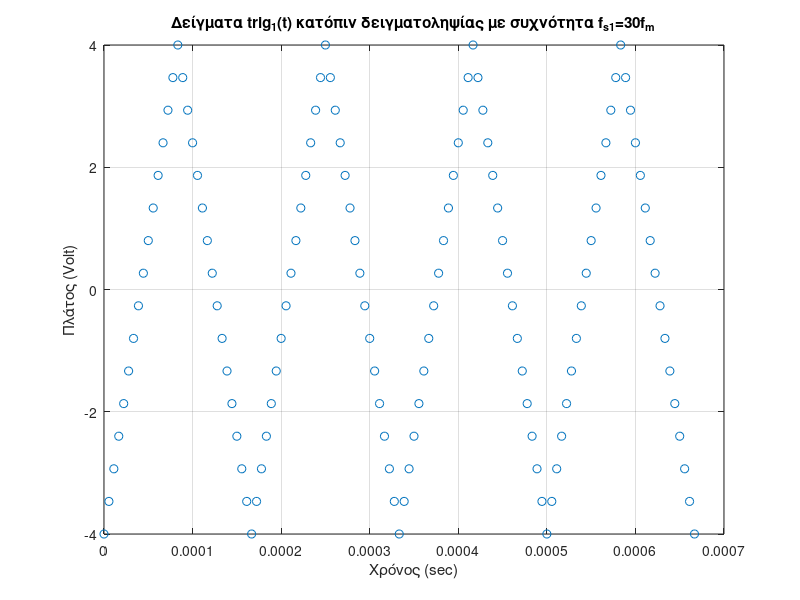
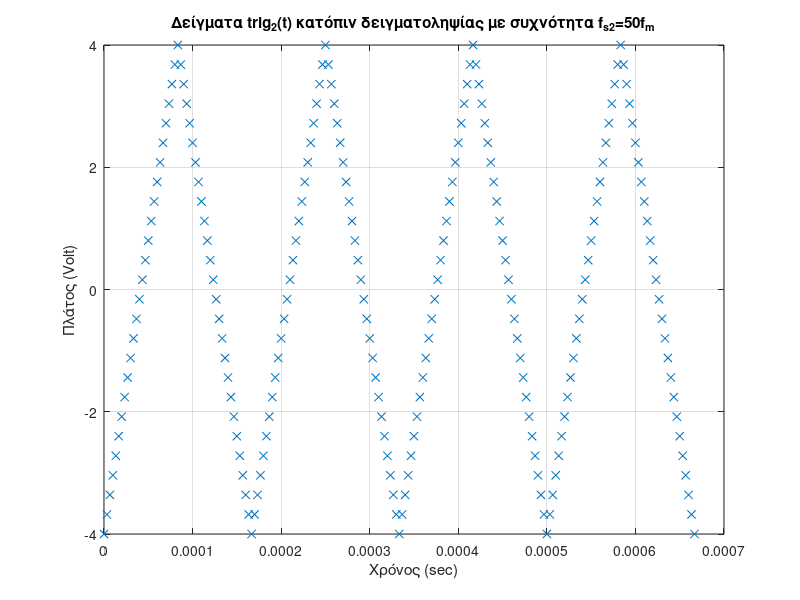
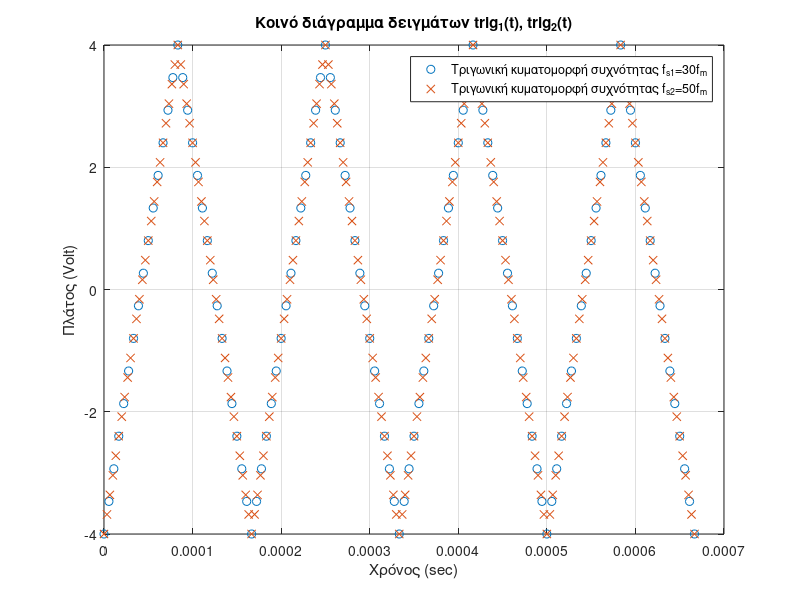
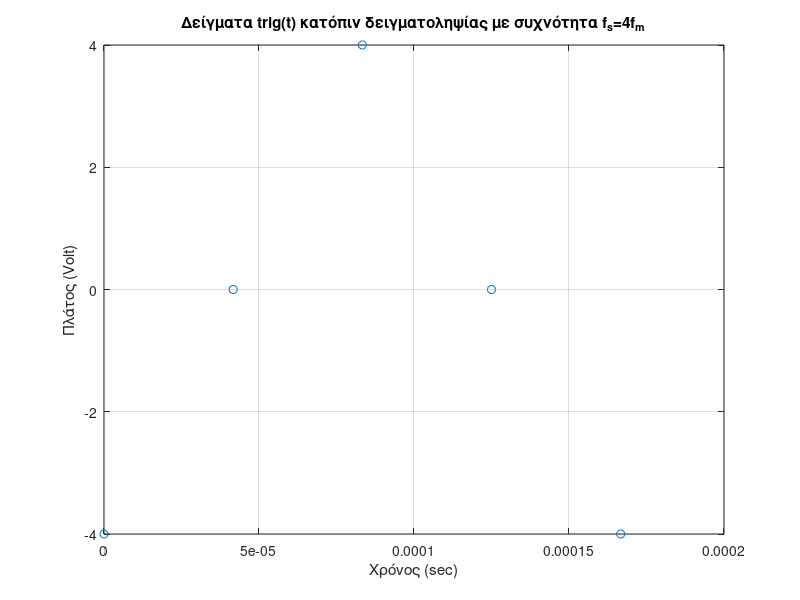

These figures' MATLAB source, in order:
AM = 319051;


%1ο ερώτημα
%α
A = 4;  %   πλάτος τριγωνικού παλμού
N = 4;  %   επιθυμητό πλήθος περιόδων
fm = mod(AM,1000);
while fm > 9
    fm = mod(fm,10) + fix(fm/10);
end
fm = fm * 1000;  %   συχνότητα όπως προκύπτει από τον ΑΜ
fs1 = 30*fm;    %   πρώτη συχνότητα δειγματοληψίας
fs2 = 50*fm;    %   δεύτερη συχνότητα δειγματοληψίας
t1 = 0:1/fs1:N/fm;  %   πρώτος χρονικός άξονας
t2 = 0:1/fs2:N/fm;  %   δεύτερος χρονικός άξονας
trig1 = A*sawtooth(2*pi*fm*t1,1/2); %   δειγματοληψία συχνότητας fs1 από τριγωνική κυματομορφή συχνότητας fs, πλάτους Α
trig2 = A*sawtooth(2*pi*fm*t2,1/2); %   δειγματοληψία συχνότητας fs2 από τριγωνική κυματομορφή συχνότητας fs, πλάτους Α

plot(t1,trig1,'o')  %   γράφημα δειγμάτων πρώτης δειγματοληψίας
grid on;
title('Δείγματα trig_1(t) κατόπιν δειγματοληψίας με συχνότητα f_{s1}=30f_m');
ylabel('Πλάτος (Volt)');
xlabel('Χρόνος (sec)');

figure;
plot(t2,trig2,'x')  %   γράφημα δειγμάτων δεύτερης δειγματοληψίας
grid on;
title('Δείγματα trig_2(t) κατόπιν δειγματοληψίας με συχνότητα f_{s2}=50f_m');
ylabel('Πλάτος (Volt)');
xlabel('Χρόνος (sec)');

figure;
plot(t1,trig1,'o',t2,trig2,'x')
grid on;
title('Κοινό διάγραμμα δειγμάτων trig_1(t), trig_2(t)'); %  κοινό γράφημα δειγμάτων αμφοτέρων των δειγματοληψιών
legend('Τριγωνική κυματομορφή συχνότητας f_{s1}=30f_m', 'Τριγωνική κυματομορφή συχνότητας f_{s2}=50f_m')
ylabel('Πλάτος (Volt)');
xlabel('Χρόνος (sec)');
%τέλος α

%β
fs = 4*fm;
t = 0:1/fs:1/fm;
trig = A*sawtooth(2*pi*fm*t,1/2);
figure;
plot(t,trig,'o');
grid on;
title('Δείγματα trig(t) κατόπιν δειγματοληψίας με συχνότητα f_s=4f_m');
ylabel('Πλάτος (Volt)');
xlabel('Χρόνος (sec)');
% τέλος β

%γ
%i
Az = 1; %   πλάτος κυματομορφής
z1 = Az*sin(2*pi*fm*t1);    %   δείγματα κατόπιν δειγματοληψίας συχνότητας fs1
z2 = Az*sin(2*pi*fm*t2);    %   δείγματα κατόπιν δειγματοληψίας συχνότητας fs2

figure;
plot(t1,z1,'o')  %  γράφημα δειγμάτων πρώτης δειγματοληψίας
grid on;
title('Δείγματα z_1(t) κατόπιν δειγματοληψίας με συχνότητα f_{s1}=30f_m');
ylabel('Πλάτος (Volt)');
xlabel('Χρόνος (sec)');

figure;
plot(t2,z2,'x')  %  γράφημα δειγμάτων δεύτερης δειγματοληψίας
grid on;
title('Δείγματα z_2(t) κατόπιν δειγματοληψίας με συχνότητα f_{s2}=50f_m');
ylabel('Πλάτος (Volt)');
xlabel('Χρόνος (sec)');

figure;
plot(t1,z1,'o',t2,z2,'x')
grid on;
title('Κοινό διάγραμμα δειγμάτων z_1(t), z_2(t)'); %    κοινό γράφημα δειγμάτων αμφοτέρων των δειγματοληψιών
legend('Ημίτονο συχνότητας f_{s1}=30f_m', 'Ημίτονο συχνότητας f_{s2}=50f_m')
ylabel('Πλάτος (Volt)');
xlabel('Χρόνος (sec)');

z = Az*sin(2*pi*fm*t);
figure;
plot(t,z,'o');
grid on;
title('Δείγματα κατόπιν z(t) δειγματοληψίας με συχνότητα f_s=4f_m');
ylabel('Πλάτος (Volt)');
xlabel('Χρόνος (sec)');

%ii
L = 10^3;
tq1 = 0:1/fs1:1/fm; %   εύρος μίας περιόδου αντί τεσσάρων με δείγματα ανά fs1
tq2 = 0:1/fs2:1/fm; %   εύρος μίας περιόδου αντί τεσσάρων με δείγματα ανά fs2
zq1 = Az*sin(2*pi*fm*tq1);  %   δείγματα της Ζ (με συχνότητα fs1) στο κατάλληλο χρονικό εύρος
zq2 = Az*sin(2*pi*fm*tq2);  %   δείγματα της Ζ (με συχνότητα fs2) στο κατάλληλο χρονικό εύρος
q1 = zq1 + Az*sin(2*pi*(fm+L)*tq1);
q2 = zq2 + Az*sin(2*pi*(fm+L)*tq2);

figure;
plot(tq1,q1,'o')  % γράφημα δειγμάτων πρώτης δειγματοληψίας
grid on;
title('Δείγματα q_1(t) κατόπιν δειγματοληψίας με συχνότητα f_{s1}=30f_m');
ylabel('Πλάτος (Volt)');
xlabel('Χρόνος (sec)');

figure;
plot(tq2,q2,'x')  % γράφημα δειγμάτων δεύτερης δειγματοληψίας
grid on;
title('Δείγματα q_2(t) κατόπιν δειγματοληψίας με συχνότητα f_{s2}=50f_m');
ylabel('Πλάτος (Volt)');
xlabel('Χρόνος (sec)');

q = z + Az*sin(2*pi*(fm+L)*t);
figure;
plot(t,q,'o');
grid on;
title('Δείγματα q(t) κατόπιν δειγματοληψίας με συχνότητα f_s=4f_m');
ylabel('Πλάτος (Volt)');
xlabel('Χρόνος (sec)');
% τέλος γ
% τέλος 1ου ερωτήματος
